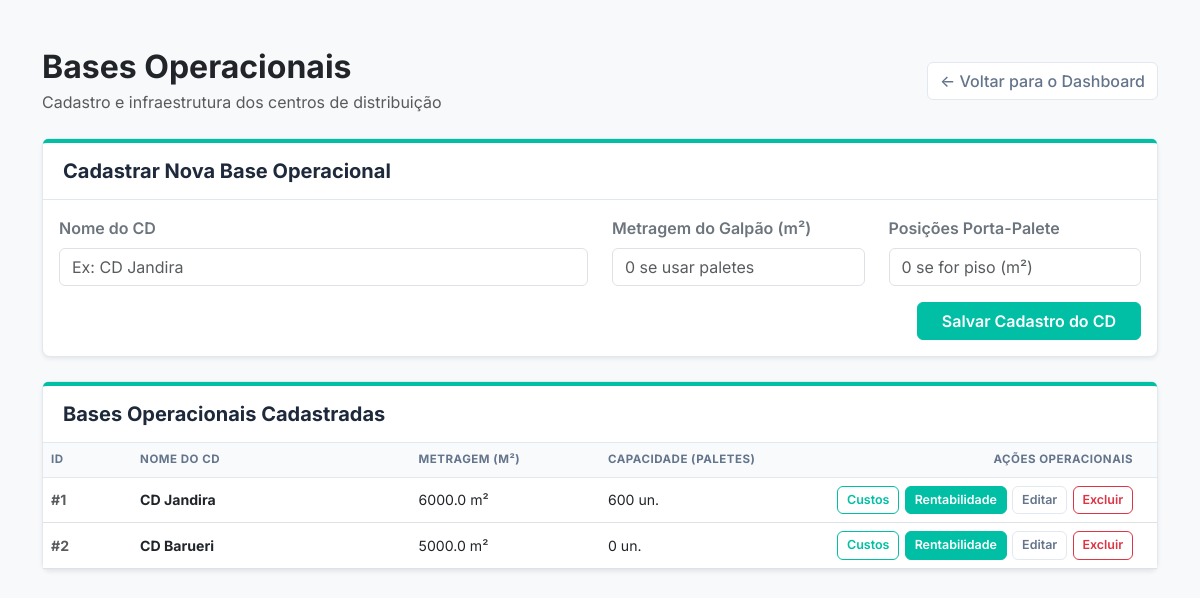
/cadastro, run on an earlier commit of the app's database.
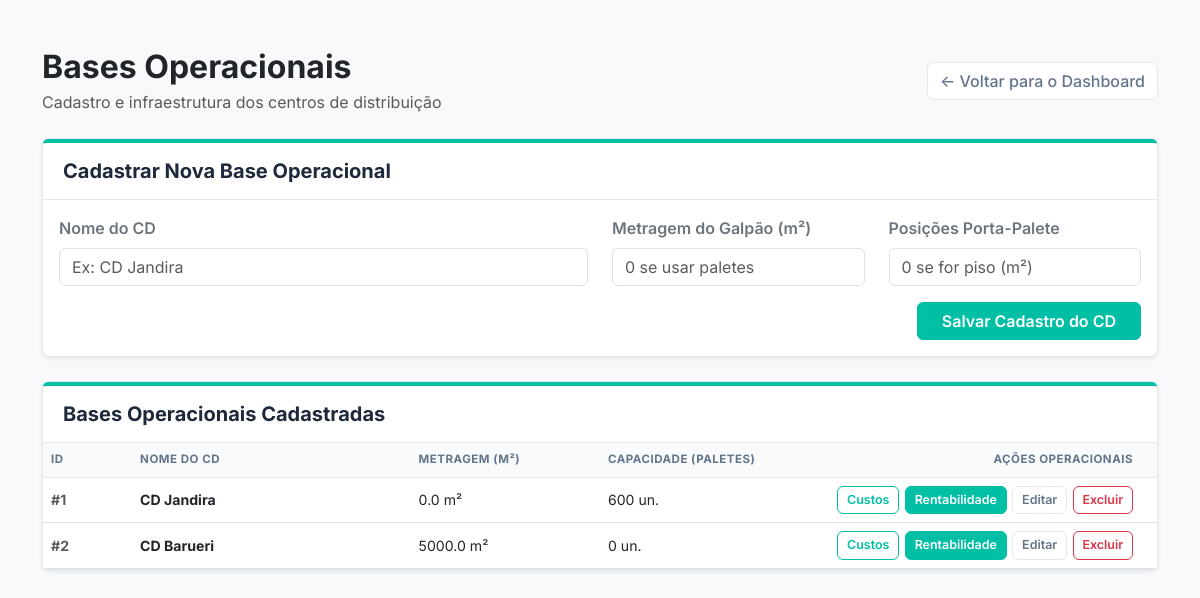
And on a later commit of the database.
### app.py (models this page shows)
class CentroDistribuicao(db.Model):
    id = db.Column(db.Integer, primary_key=True)
    nome = db.Column(db.String(100), nullable=False)
    metragem = db.Column(db.Float, nullable=False)
    capacidade_paletes = db.Column(db.Integer, nullable=False)

### app.py (the view, shortened to what this page needs)
@app.route('/cadastro', methods=['GET', 'POST'])
def tela_cadastro():
    lista_cds = CentroDistribuicao.query.all()
    return render_template('cadastro_cd.html', cds=lista_cds)

### templates/cadastro_cd.html (shortened to what the changed rows need)
<!DOCTYPE html>
<html lang="pt-br">
  <head>
    <link
      href="https://cdn.jsdelivr.net/npm/bootstrap@5.3.0/dist/css/bootstrap.min.css"
      rel="stylesheet"
    />
    <link
      rel="stylesheet"
      href="{{ url_for('static', filename='css/style.css') }}"
    />
  </head>
  <body class="bg-light">
    <div class="container mt-5 mb-5">
      <div class="d-flex justify-content-between align-items-center mb-4">
        <div>
          <h2 class="fw-bold text-dark mb-1">Bases Operacionais</h2>
        </div>
      </div>
      <div class="card shadow-sm">
        <div class="card-body p-0">
          <div class="table-responsive">
            <table class="table table-hover align-middle mb-0">
              <thead>
                <tr>
                  <th style="width: 8%">ID</th>
                  <th style="width: 25%">Nome do CD</th>
                  <th style="width: 17%">Metragem (m²)</th>
                  <th style="width: 20%">Capacidade (Paletes)</th>
                  <th
                    class="text-end"
                    style="width: 30%; padding-right: 1.5rem"
                  >
                    Ações Operacionais
                  </th>
                </tr>
              </thead>
              <tbody>
                {% for cd in cds %}
                <tr>
                  <td><span class="text-muted fw-bold">#{{ cd.id }}</span></td>
                  <td><strong class="text-dark">{{ cd.nome }}</strong></td>
                  <td>{{ cd.metragem }} m²</td>
                  <td>{{ cd.capacidade_paletes }} un.</td>
                  <td class="text-end" style="padding-right: 1.5rem">
                    <div class="acoes-tabela">
                      <a
                        href="{{ url_for('gerenciar_custos', cd_id=cd.id) }}"
                        class="btn btn-outline-empresa"
                        title="Lançar faturas e despesas"
                        >Custos</a
                      >
                      <a
                        href="{{ url_for('rentabilidade_clientes', cd_id=cd.id) }}"
                        class="btn btn-empresa"
                        title="Ver clientes e faturamento"
                        >Rentabilidade</a
                      >
                      <a
                        href="{{ url_for('editar_cd', cd_id=cd.id) }}"
                        class="btn btn-outline-secundaria"
                        title="Editar medidas da base"
                        >Editar</a
                      >
                      <form
                        action="{{ url_for('excluir_cd', cd_id=cd.id) }}"
                        method="POST"
                        class="d-inline"
                        onsubmit="return confirm('Deseja realmente excluir este CD?');"
                      >
                        <button
                          type="submit"
                          class="btn btn-outline-danger"
                          title="Excluir base"
                        >
                          Excluir
                        </button>
                      </form>
                    </div>
                  </td>
                </tr>
                {% endfor %}
              </tbody>
            </table>
          </div>
        </div>
      </div>
    </div>
  </body>
</html>

What changed in the data, as far as the page shows it:
changed CentroDistribuicao "CD Jandira": metragem "6000.0" → "0.0"
